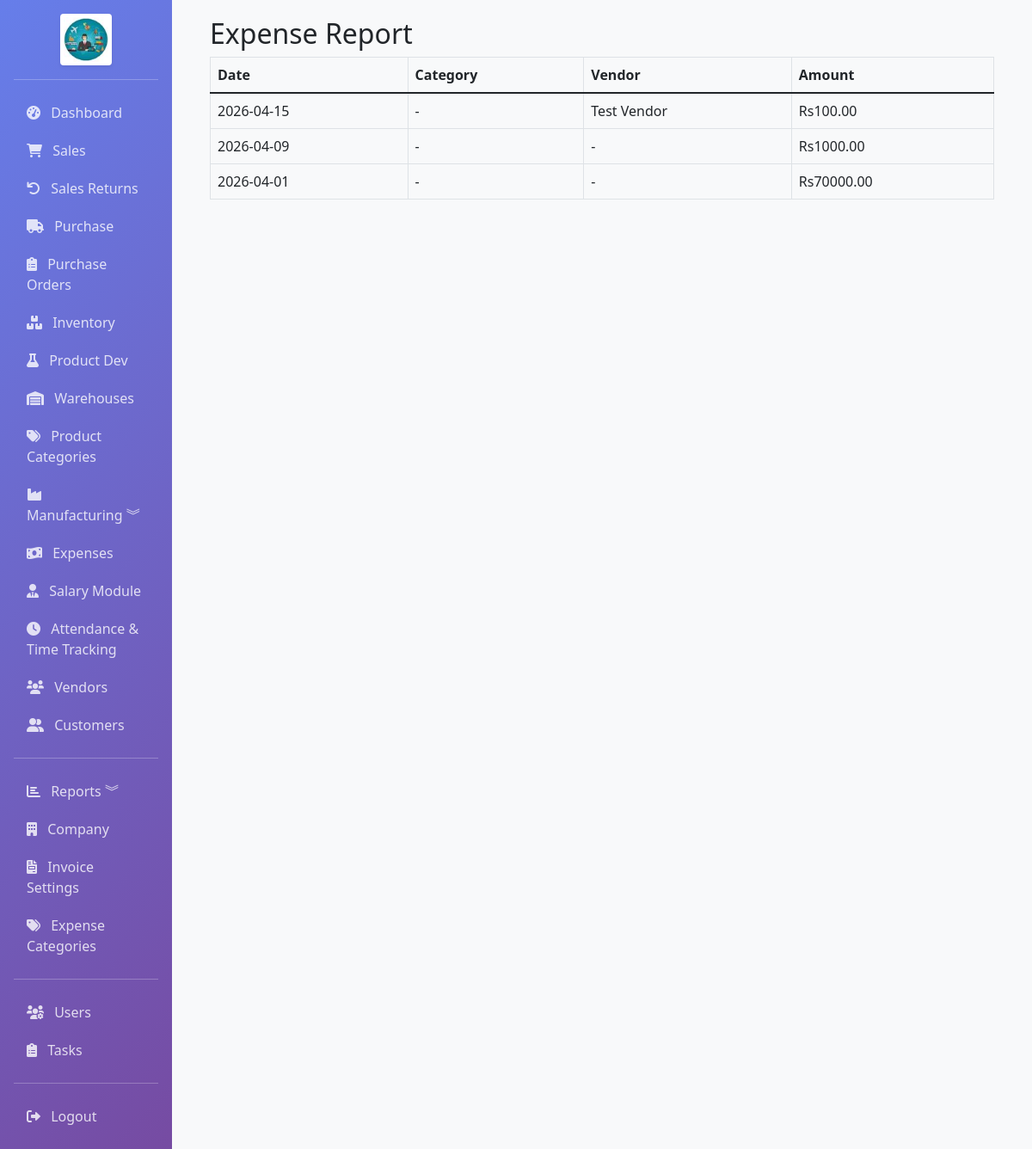
/accounting/reports/expense (signed in), run on an earlier commit of the app's database.
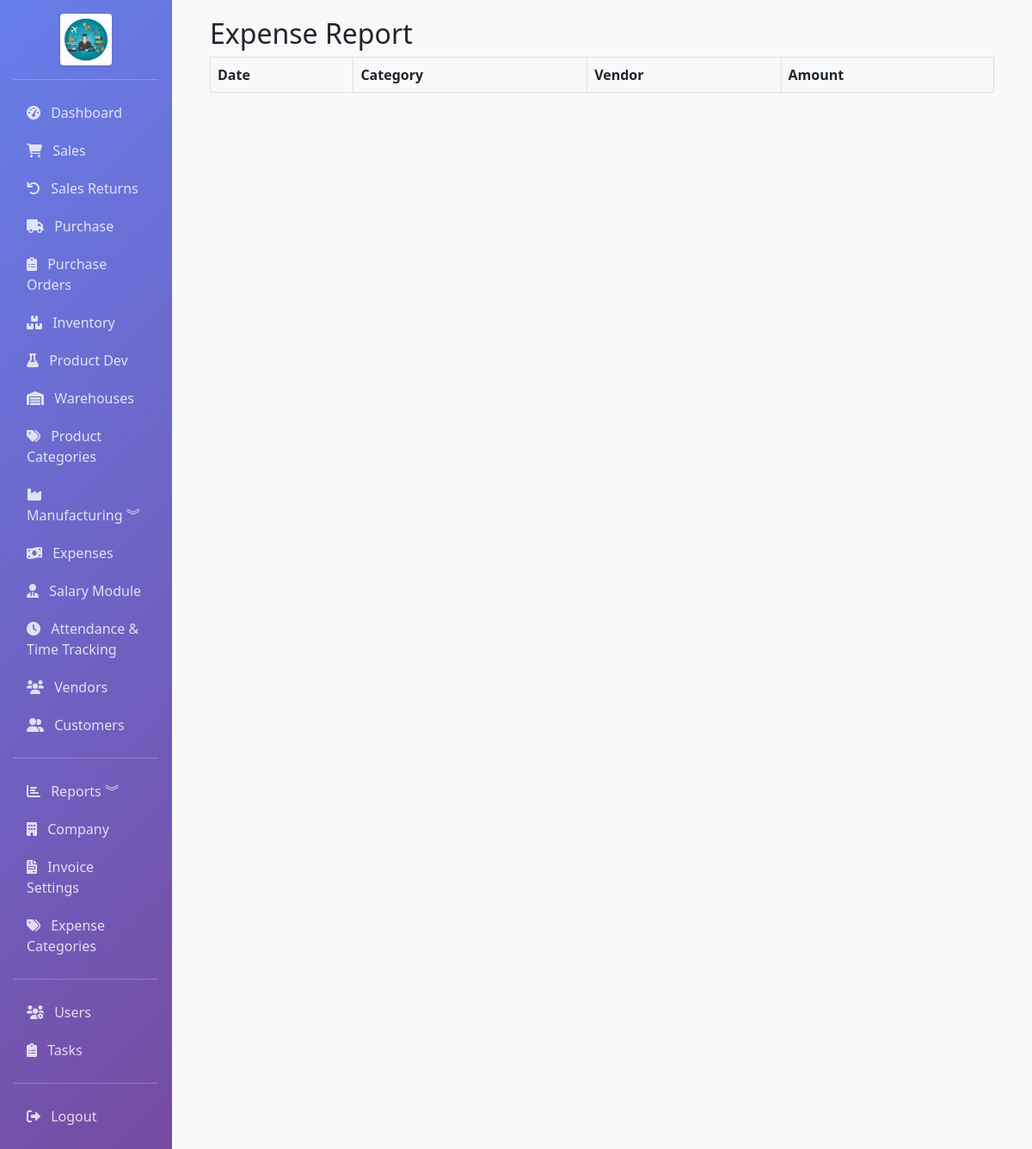
And on a later commit of the database.
### app/models.py (models this page shows, shortened)
class Expense(db.Model):
    __tablename__ = 'expenses'
    id = db.Column(db.Integer, primary_key=True)
    expense_number = db.Column(db.String(50), unique=True, index=True)
    date = db.Column(db.DateTime, default=datetime.utcnow, index=True)
    category_id = db.Column(db.Integer, db.ForeignKey('expense_categories.id'), index=True)
    vendor_id = db.Column(db.Integer, db.ForeignKey('vendors.id'), index=True, nullable=True)
    description = db.Column(db.Text)
    amount = db.Column(db.Float, nullable=False)
    payment_method = db.Column(db.String(50))
    reference = db.Column(db.String(100))
    bill_image_path = db.Column(db.String(255))  # Path to bill image
    notes = db.Column(db.Text)
    is_bom_overhead = db.Column(db.Boolean, default=False)
    product_id = db.Column(db.Integer, db.ForeignKey('products.id'), nullable=True)
    bom_id = db.Column(db.Integer, db.ForeignKey('boms.id'), nullable=True)
    created_by = db.Column(db.Integer, db.ForeignKey('users.id'))
    created_at = db.Column(db.DateTime, default=datetime.utcnow)
    is_monthly_divided = db.Column(db.Boolean, default=False)  # Whether expense is divided across month
    monthly_start_date = db.Column(db.Date)  # Start date for monthly distribution
    monthly_end_date = db.Column(db.Date)  # End date for monthly distribution
    daily_amount = db.Column(db.Float, default=0)  # Calculated daily amount
    vendor = db.relationship('Vendor', backref='expenses', lazy=True)
    product = db.relationship('Product', backref='overhead_expenses', lazy=True)
    bom = db.relationship('BOM', backref='overhead_expenses', lazy=True)

class Vendor(db.Model):
    __tablename__ = 'vendors'
    id = db.Column(db.Integer, primary_key=True)
    name = db.Column(db.String(100), nullable=False, index=True)
    email = db.Column(db.String(120), index=True)
    phone = db.Column(db.String(20))
    address = db.Column(db.Text)
    gst_number = db.Column(db.String(20), index=True)
    pan_number = db.Column(db.String(20))
    contact_person = db.Column(db.String(100))
    shipping_address = db.Column(db.Text)
    payment_terms = db.Column(db.Integer, default=30)  # Days
    credit_limit = db.Column(db.Float, default=0)
    is_active = db.Column(db.Boolean, default=True)
    created_at = db.Column(db.DateTime, default=datetime.utcnow)
    updated_at = db.Column(db.DateTime, default=datetime.utcnow, onupdate=datetime.utcnow)
    bills = db.relationship('PurchaseBill', backref='vendor', lazy=True, cascade='all, delete-orphan')
    advances = db.relationship('VendorAdvance', backref='vendor', lazy=True, cascade='all, delete-orphan')

### app/routes/accounting.py (the view)
@bp.route('/reports/expense')
@login_required
def report_expense():
    expenses = Expense.query.order_by(Expense.date.desc()).all()
    return render_template('accounting/report_expense.html', expenses=expenses)

### app/models.py (called while the page is built)
    @property
    def is_admin(self):
        return self.role == 'admin'

### app/templates/accounting/report_expense.html (shortened to what this page needs)
{% extends "base.html" %}
{% block content %}
<div class="container-fluid">
  <h2>Expense Report</h2>
  <div class="table-responsive">
    <table class="table table-bordered">
      <thead><tr><th>Date</th><th>Category</th><th>Vendor</th><th>Amount</th></tr></thead>
      <tbody>
      {% for e in expenses %}
      <tr>
        <td>{{ e.date.strftime('%Y-%m-%d') }}</td>
        <td>{{ e.category.name if e.category else '-' }}</td>
        <td>{{ e.vendor.name if e.vendor else '-' }}</td>
        <td>Rs{{ '%.2f'|format(e.amount) }}</td>
      </tr>
      {% endfor %}
      </tbody>
    </table>
  </div>
</div>
{% endblock %}

What changed in the data, as far as the page shows it:
removed Expense: date "2026-04-15", category "-", vendor "Test Vendor", amount "100.00"
removed Expense: date "2026-04-09", category "-", vendor "-", amount "1000.00"
removed Expense: date "2026-04-01", category "-", vendor "-", amount "70000.00"
